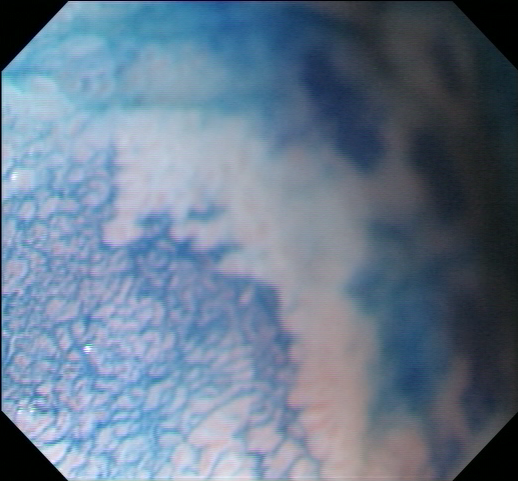
#> input picture ExampleImage/CHGastro_Abnormal_037.png, 518 x 481 px, found by its file name
$ python bdip.py   (older library calls are emulated)
#> lines starting #> are read from the running program, lines starting #| are printed output that depends on the picture
import os
import numpy as np
import cv2
import matplotlib.pyplot as plt

class BDIP:
    def __init__(self, patch_size = 2, channel_merge = False, epsilon = 0.000001, n_Octaves = 3) -> None:
        """__init__ Instantiates a BDIP object

        Keyword Arguments:
            patch_size -- int: size of the kernel block (default: {2})
            channel_merge -- bool: merge all channel of image into one if True (default: {False})
            epsilon -- float: relatively small number to avoid zero division (default: {0.000001})
            n_Octaves -- int: number of scale times - currently not implemented (default: {3})
        """
        self.block_size = patch_size
        self.channel_merge = channel_merge
        self.patch_area = patch_size**2
        self.epsilon = epsilon

    def padding(self, img : np.array):
        """padding Calculate the padding to image so that the kernel block is fully spread

        Arguments:
            img -- np.array: original image

        Returns:
            tuple: padding size
        """
        padding_size = [0, 0]
        if img.shape[0] % self.block_size != 0:
            padding_size[0] = self.block_size - img.shape[0] % self.block_size
        elif img.shape[1] % self.block_size != 0:
            padding_size[1] = self.block_size - img.shape[1] % self.block_size
        return padding_size

    def add_padding(self, gray : np.array, padding_size : tuple):
        """add_padding Add the padding to image so that the kernel block is fully spread

        Arguments:
            gray -- np.array: gray scale image
            padding_size -- tuple(2x2): size of x and y padding

        Returns:
            padded image
        """
        row_padding = np.zeros((gray.shape[0], padding_size[1]))
        col_padding = np.zeros((padding_size[0], gray.shape[1] + padding_size[1]))
        row_pad_gray = np.concatenate([gray, row_padding], axis=1)
        full_padd_gray = np.concatenate([row_pad_gray, col_padding], axis = 0)
        return full_padd_gray


    def extract(self, img : np.array, gray = "grayscale", extended = True, path = None):
        """extract calculating the BDIP of a given image

        Arguments:
            img -- np.array: original image

        Keyword Arguments:
            gray -- str: - grayscale -> Convert image into grayscal image by using gray coef (default: {"grayscale"})
                         - avg -> convert image into grayscale by using the avg of all channels
            path -- str: path to save BDIP figure (default: {None})
        """
        if gray == "grayscale":
            img_gray = cv2.cvtColor(img, cv2.COLOR_BGR2GRAY)
        elif gray == "avg":
            img_gray = (img[:, :, 0] + img[:, :, 1] + img[:, :, 2])/3
        else:
            img_gray = img[:, :, gray]


        padding_size = self.padding(img_gray)
        padd_gray = self.add_padding(img_gray, padding_size)

        row_index, col_index = padd_gray.shape[0], padd_gray.shape[1]
        row_block_index, col_block_index = int(row_index/self.block_size), int(col_index/self.block_size)

        output = np.zeros((row_block_index, col_block_index))

        for i in range(0, row_index, self.block_size):
            for j in range(0, col_index, self.block_size):
                current_index = (int(i/self.block_size), int(j/self.block_size))
                current_block = padd_gray[i:i+self.block_size, j:j+self.block_size]
                if np.all(current_block==0) == False:
                    output[current_index[0], current_index[1]] = self.patch_area - np.sum(current_block)/(np.amax(current_block) + self.epsilon)
        # cv2.imshow("results", output)
        # cv2.waitKey(0)
        if path:
            frame_normed = 255 * (output - output.min()) / (output.max() - output.min())
            frame_normed = np.array(frame_normed, np.int)
            if extended:
                w, h = frame_normed.shape
                extended_channel = np.zeros((w, h, 3))
                extended_channel[:, :, gray] = frame_normed
                frame_normed = extended_channel
            cv2.imwrite(path, frame_normed)
            plt.hist(output.ravel(), bins=256, range=(0.0, 1.0), fc='k', ec='k') #calculating histogram
            plt.savefig("Histogram\\" + path.split("\\")[-1])


os.chdir("..")
main_data_dir = os.getcwd() + "\\ExampleImage"
img_path1 = main_data_dir + "\\CHGastro_Abnormal_037.png"
img_path2 = main_data_dir + "\\CHGastro_Normal_047.png"
img1 = cv2.imread(img_path1)
#> img1 is the input picture: shape (481, 518, 3); mean B, G, R 142.4, 121.9, 103.7
img2 = cv2.imread(img_path2)
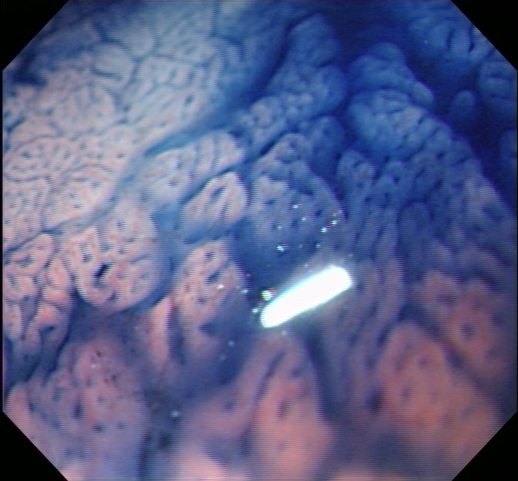
#> input picture ExampleImage/CHGastro_Normal_047.png, 518 x 481 px, found by its file name
#> img2 is the input picture: shape (481, 518, 3); mean B, G, R 137.4, 96.6, 90.7

bdip = BDIP(patch_size=7)
bdip.extract(img = img1, gray = 2, path="ExampleImage\\BDIP_7_red" + img_path1.split("\\")[-1])
#> in extract, `img_gray = img[:, :, gray]`:
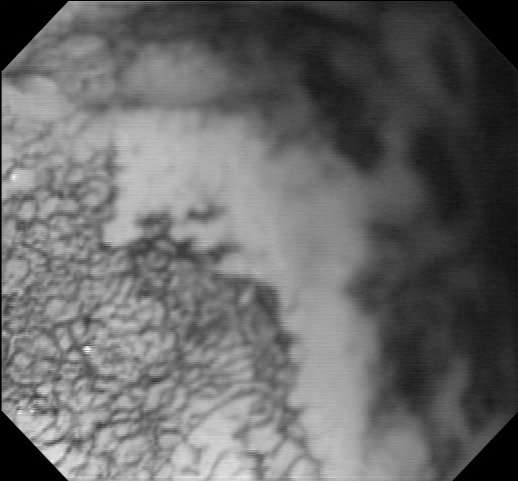
#> img_gray: shape (481, 518); min 0, max 255, mean 103.7
#> in extract, `padding_size = self.padding(img_gray)`: padding_size = [2, 0]
#> after the loop in extract, `for i in range(0, row_index, self.block_size):`:
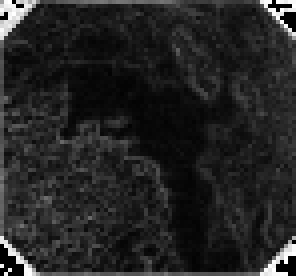
#> output: shape (69, 74) float64 (shown 4 times larger); min 0, max 48, mean 6.8; drawn with min black and max white
#> in extract, `plt.savefig("Histogram\\" + path.split("\\")[-1])`:
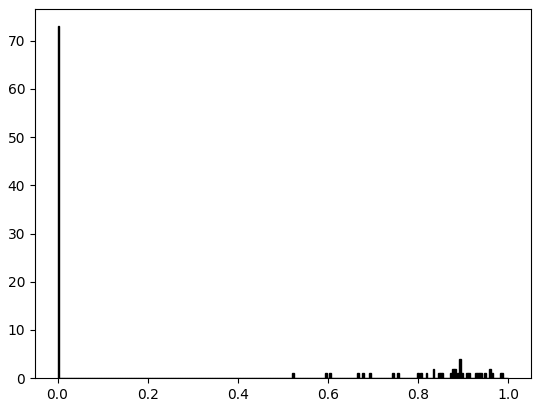
#> figure drawn by matplotlib, 1 panel; tallest bar 73 high, from x = 0 to 0.00391
bdip.extract(img = img2, gray = 2, path="ExampleImage\\BDIP_7_red" + img_path2.split("\\")[-1])
#> call 2 of extract, with gray = 2, extended = True
#> in add_padding (call 2), `full_padd_gray = np.concatenate([row_pad_gray, col_padding], axis = 0)`:
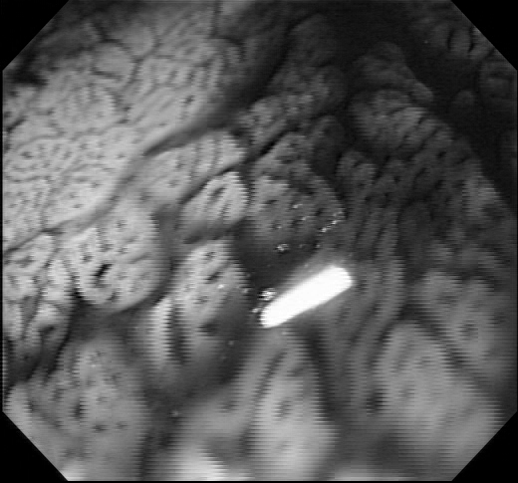
#> full_padd_gray: shape (483, 518) float64; min 0, max 255, mean 90.3
#> after the loop in extract (call 2), `for i in range(0, row_index, self.block_size):`:
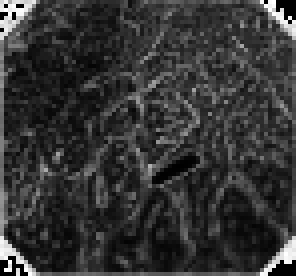
#> output: shape (69, 74) float64 (shown 4 times larger); min 0, max 48, mean 9.9; drawn with min black and max white
#> in extract (call 2), `extended_channel[:, :, gray] = frame_normed`:
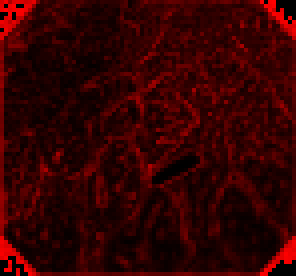
#> extended_channel: shape (69, 74, 3) float64 (shown 4 times larger); mean of channels 0, 1, 2 0, 0, 52.2; drawn as B, G, R
